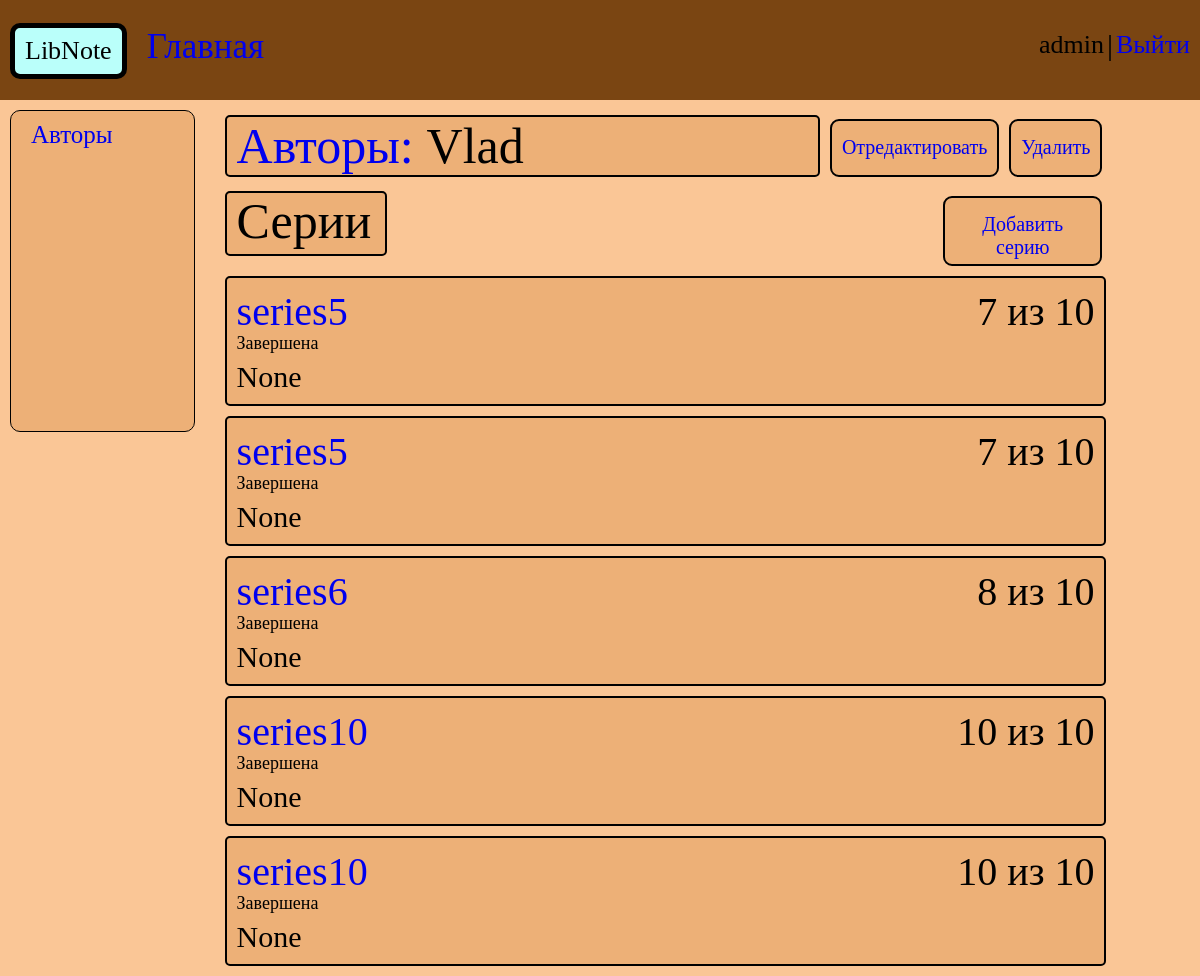
Screenshot of /author/1/series_book/ (signed in) with the database file from the repository.
### libapp/models.py (models this page shows, shortened)
class Author(models.Model):
    user = models.ForeignKey(
        get_user_model(), on_delete=models.SET_NULL, null=True, default=None
    )
    name = models.CharField(max_length=100, blank=False)
    is_deleted = models.BooleanField(default=False)
    objects = models.Manager()
    undeleted = UndeletedManager()
    deleted = DeletedManager()

class SeriesBook(models.Model):
    class Status(models.IntegerChoices):
        UNCOMPLETE = 0, "Не завершено"
        COMPLETE = 1, "Завершено"
    user = models.ForeignKey(
        get_user_model(), on_delete=models.SET_NULL, null=True, default=None
    )
    name = models.CharField(max_length=255, blank=False)
    is_deleted = models.BooleanField(default=False)
    author = models.ForeignKey(Author, on_delete=models.CASCADE, null=True)
    rating = models.IntegerField(blank=True, default=0)
    is_completed = models.BooleanField(choices=Status.choices, blank=False)
    description = models.TextField(blank=True, null=True)
    objects = models.Manager()
    undeleted = UndeletedManager()
    deleted = DeletedManager()

### libapp/views.py (the view)
class ShowAuthor(LoginRequiredMixin, ListView):
    template_name = "libapp/show_author.html"
    context_object_name = "series_book"
    def get_queryset(self):
        author = Author.undeleted.filter(pk=self.kwargs.get("author_id")).first()
        return SeriesBook.undeleted.filter(author=author).all()
    def get_context_data(self, **kwargs):
        context = super().get_context_data(**kwargs)
        author_id = self.kwargs.get("author_id")
        if not Author.undeleted.filter(pk=author_id).exists():
            raise Http404
        author = Author.undeleted.filter(pk=author_id).first()
        context["author"] = author
        context["delete"] = {
            "author": "author",
            "series_book": "series_book",
            "book": "book",
        }
        context['title'] = 'Автор'
        return context

### libapp/models.py (called while the page is built)
    def get_queryset(self):
        return super().get_queryset().filter(is_deleted=False)

### libapp/templates/libapp/show_author.html
{% extends 'libapp/base.html' %}
{% block content %}
    <div class="content-title-author">
        <div class="author-dop">
            <div class="author-title-dop">
                <a class="author-title" href="{% url 'show_authors' %}">Авторы:</a>
            </div>
            <div class="author-name">{{author.name}}</div>
        </div>
        <div class="author-edit-dop">
            <a class="edit-author" href="{% url 'edit_author_page' author.pk delete.author author.pk %}">Отредактировать</a>
            <a class="delete-author" href="{% url 'delete_author_page' author.pk delete.author %}">Удалить</a>
        </div>
    </div>
    <div class="content-title-series-books">
        <div class="series-books-dop">
            <a class="series-books-title">Серии</a>
        </div>
        <div class="add-dop">
            <a class="add" href="{% url 'add_series_book' author.pk %}">Добавить серию</a>
        </div>
    </div>
    {% for series in series_book %}
        <div class="show-series-book" >
            <div class="show-series-book-dop">
                <a class="series-book" href="{% url 'show_series_book' author.pk series.pk %}">{{ series.name }}</a>
                <a class="series-book-rating">{{ series.rating }} из 10</a>
                {% if series.is_completed %}
                <a class="series-book-status">Завершена</a>
                {% else %}
                <a class="series-book-status">Не завершена</a>
                {% endif %}
                <div class="series-book-description-dop">
                    <a class="series-book-description">{{ series.description }}</a>
                </div>
            </div>
        </div>
    {% endfor %}
{% endblock %}

### libapp/templates/libapp/base.html (shortened to what this page needs)
<!DOCTYPE html>
{% load static %}
<html lang="en">
<head>
	<link type="text/css" href="{% static 'libapp/css/styleslib.css' %}" rel="stylesheet" />
</head>
<body>
<div class="main-block">
    <div class="dop1">
        <div class="header">
            <div class="header-menu">
                <div class="logo">
                    <a class="logo-name">LibNote</a>
                </div>
                <a class="main-page" href="{% url 'main_page' %}">Главная</a>
            </div>
            <div class="header-logout">
                <a class="username">{{user.username}}</a>|
                <a class="logout" href="{% url 'users:logout' %}">Выйти</a>
            </div>
        </div>
    </div>
    <div class="dop2">
        <div class="menu">
            <a class="menu-url" href="{% url 'show_authors' %}">Авторы</a>
        </div>
        <div class="content">
            {% block content %} {% endblock %}
        </div>
    </div>
</div>
</body>
</html>

### libapp/static/libapp/css/styleslib.css (style rules this page uses)
body { display: block; align-items: center; justify-content: center; height: 100vh; background: #ffb46e; margin: 0 0 0 0; }
.main-block { margin-top: 0px; //margin: 0 0 0 0; display: block; //border: 5px solid #000; //width: 800px; //min-height: 900px; width: 100%; min-height: 100%; //border-radius: 15px; background: #fac696; }
.dop1 { //border: 2px solid; width: 100%; height: 100px; display: flex; align-items: center; justify-content: center; }
.header { width: 100%; height: 100%; background: #7a4512; //border-radius: 10px; //border-top-left-radius: 10px; //border-top-right-radius: 10px; display: flex; }
.header-menu { width: 50%; display: flex; align-items: left; justify-content: left; //border: 3px solid; font-size: 35px; padding: 23px 0 0 10px; }
.logo { border: 5px solid; border-radius: 10px; background: #bafffa; padding: 0px 10px 16px 10px; height: 30px; }
.logo-name { font-size: 26px; }
.main-page { padding: 4px 0 0 20px; //font-size: 35px; }
a { text-decoration: none; }
.header-logout { font-size: 30px; width: 50%; display: flex; align-items: right; justify-content: right; //border: 3px solid; padding: 28px 10px 0 0; }
.username { font-size: 26px; padding: 2px 3px 0 0; }
.logout { font-size: 26px; padding: 2px 0 0 3px; }
.dop2 { display: flex; height: 100%; width: 100%; }
.menu { width: 200px; height: 300px; border: 1px solid; border-radius: 10px; background: #edb077; margin: 10px 0 0 10px; z-index: 5; display: block; font-size: 25px; padding: 10px 0 10px 20px; //display: flex; //align-items: center; //justify-content: center; }
.content { width: 100%; height: 100%; //border: 5px solid; //border-radius: 5px; z-index: 5; padding: 10px 0 0 30px; }
.content-title-author { display: flex; //border: 2px solid; //border-radius: 5px; width: 90%; padding: 5px 0 10px 0; }
.add-dop { //border: 3px solid; width: 210px; display: flex; align-items: right; justify-content: right; }
.add { margin-left: 10px; margin-top: 4px; font-size: 20px; text-align: center; padding: 15px 10px 5px 10px; border: 2px solid #000; border-radius: 9px; background: #edb077; //position: absolute; //left: 500px; }
.author-dop { position: relative; width: 100%; display: flex //max-width: 30ch; border: 2px solid; border-radius: 5px; background: #edb077; }
.author-title-dop { width: 200px; //border: 2px solid; }
.author-title { padding: 0 14px 5px 10px; font-size: 50px; //height: 100px; }
.author-name { position: absolute; left: 200px; top: 0px; //border: 2px solid; width: 740px; font-size: 50px; white-space: nowrap; overflow: hidden; text-overflow: ellipsis; }
.author-edit-dop { //border: 3px solid; width: 300px; display: flex; align-items: right; justify-content: right; }
.edit-author, .delete-author { margin-left: 10px; margin-top: 4px; font-size: 20px; text-align: center; padding: 15px 10px 5px 10px; border: 2px solid #000; border-radius: 9px; background: #edb077; //position: absolute; //left: 500px; }
.content-title-series-books { display: flex; //border: 2px solid; //border-radius: 5px; width: 90%; padding: 5px 0 10px 0; }
.series-books-dop { //border: 3px solid; width: 100%; }
.series-books-title { border: 2px solid; border-radius: 5px; background: #edb077; padding: 0 14px 5px 10px; font-size: 50px; height: 100px; }
.show-series-book { //padding: 5px 0px 5px 10px; margin-bottom: 10px; border: 2px solid; border-radius: 5px; width: 90%; //height: 70px; font-size: 40px; background: #edb077; //align-items: center; //z-index: 20px; }
.show-series-book-dop { position: relative; display: block; padding: 10px 0px 10px 10px; }
.series-book-rating { position: absolute; right: 10px; }
.series-book-status { position: absolute; left: 10px; top: 55px; //margin-top: 10px; font-size: 18px; }
.series-book-description-dop { margin: 25px 10px 0 0; padding: 0 0 -10px 0; }
.series-book-description { font-size: 30px; margin: 0; -webkit-line-clamp: 4; display: -webkit-box; -webkit-box-orient: vertical; overflow: hidden; }

### rows the page displays
Author: name "Vlad"
SeriesBook: name "series5", rating "7", is_completed "Завершена", description "None"
SeriesBook: name "series5", rating "7", is_completed "Завершена", description "None"
SeriesBook: name "series6", rating "8", is_completed "Завершена", description "None"
SeriesBook: name "series10", rating "10", is_completed "Завершена", description "None"
SeriesBook: name "series10", rating "10", is_completed "Завершена", description "None"

### other values shown
{{ user.username }} "admin"
